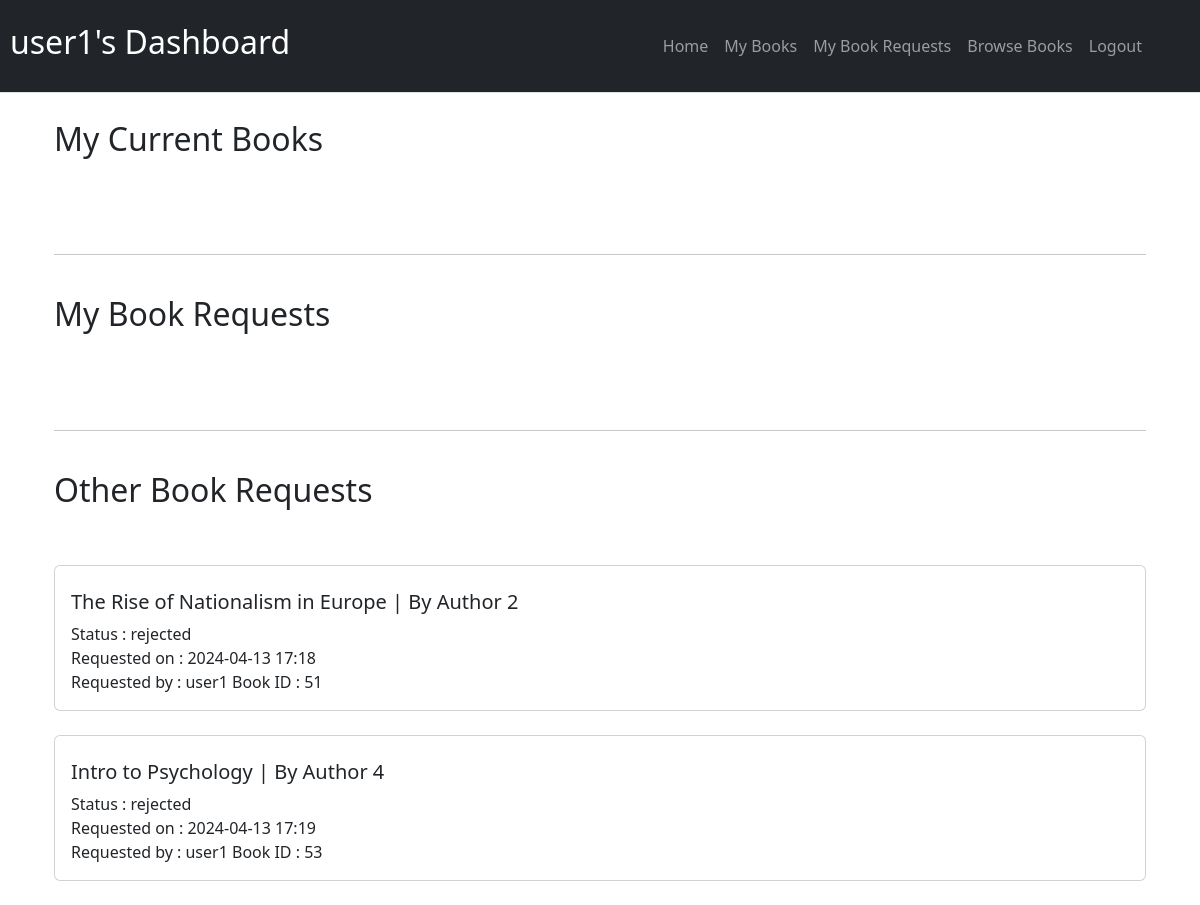
The page /userdash.html/1 on the database its author committed.
### tables this page shows
CREATE TABLE users (
    UserID INTEGER PRIMARY KEY AUTOINCREMENT,
    name TEXT NOT NULL,
    password TEXT NOT NULL,
    UserType TEXT CHECK(UserType IN ('Librarian', 'General User')) NOT NULL
, "LoggedIn" text NOT NULL DEFAULT 'False');

CREATE TABLE Books (
    BookID INTEGER PRIMARY KEY AUTOINCREMENT,
    SectionID INTEGER,
    name TEXT NOT NULL,
    Content TEXT,
    Author TEXT,
    FOREIGN KEY (SectionID) REFERENCES Sections(SectionID)
);

CREATE TABLE BookRequests (
    id INTEGER PRIMARY KEY,
    user_id INTEGER,
    book_id INTEGER,
    request_date TIMESTAMP DEFAULT CURRENT_TIMESTAMP,
    return_date TIMESTAMP,
    status TEXT,
    FOREIGN KEY (user_id) REFERENCES Users(id),
    FOREIGN KEY (book_id) REFERENCES Books(id)
);

### app.py (the view)
@app.route('/userdash.html/<int:user_id>')
def user_books(user_id):
    connec = sqlite3.connect('librarydata.db')
    cursor = connec.cursor()
    results=cursor.execute("SELECT name FROM users WHERE UserID=? AND UserType='General User' ",(user_id,)).fetchone()
    if results==None:
            message = "Wrong Credentials, try again"
            flash(message,"info")
            return redirect(url_for('userlogin'))
    name=results[0]
    return_date=cursor.execute("SELECT return_date FROM BookRequests WHERE status='issued' AND user_id=?",(user_id,)).fetchone()
    if return_date is not None:
        return_date=return_date[0]
        return_date = datetime.strptime(return_date, '%Y-%m-%d %H:%M:%S.%f')
        diff = return_date - datetime.now()
        days_left = diff.days
    else:
        days_left = 0
    if days_left==0:
        cursor.execute("DELETE FROM User_Books WHERE UserID=? AND DueDate=?",(user_id,return_date))
        cursor.execute("UPDATE BookRequests SET status='revoked' WHERE user_id=? AND return_date=?",(user_id,return_date))
    userbooksinfo = cursor.execute("""
        SELECT b.BookID, b.name, b.Author, br.request_date, br.return_date, u.name,br.id,u.UserID
        FROM BookRequests br
        INNER JOIN Users u ON br.user_id = u.UserID
        INNER JOIN Books b ON br.book_id = b.BookID
        WHERE (br.status='issued'
        AND ?>0
        AND br.user_id=?)
    """,(days_left,user_id,)).fetchall()
    requested_booksinfo = cursor.execute("""
        SELECT b.BookID, b.name, b.Author, br.request_date, br.return_date, u.name,br.status,br.id
        FROM BookRequests br
        INNER JOIN Users u ON br.user_id = u.UserID
        INNER JOIN Books b ON br.book_id = b.BookID
        WHERE (br.status='pending'
        AND br.user_id=?)
    """,(user_id,)).fetchall()
    other_requests=cursor.execute("""
        SELECT b.BookID, b.name, b.Author, br.request_date, br.return_date, u.name,br.status
        FROM BookRequests br
        INNER JOIN Users u ON br.user_id = u.UserID
        INNER JOIN Books b ON br.book_id = b.BookID
        WHERE ((br.status='rejected'
        OR br.status='revoked'
        OR br.status='returned')
        AND br.user_id=?)""",(user_id,)).fetchall()
    connec.close()
    return render_template("userdash.html",userbooksinfo=userbooksinfo,requested_booksinfo=requested_booksinfo,other_requests=other_requests,name=name,user_id=user_id)

### templates/userdash.html (shortened to what this page needs)
<!DOCTYPE html>
<html lang="en">
  <head>
    <link href="https://cdn.jsdelivr.net/npm/bootstrap@5.3.3/dist/css/bootstrap.min.css" rel="stylesheet">
  </head>
  <body>
    <div class="container">
      <nav class="navbar navbar-expand-md navbar-dark fixed-top bg-dark border-bottom">
        <a class="navbar-brand" href="#" style="margin: 10px;"><h2>{{name}}'s Dashboard</h2></a>
        <ul class="navbar-nav ms-auto order-5" style="margin-right: 25px;">
          <li class="nav-item">
            <a class="nav-link" href="{{url_for('user_books',user_id=user_id)}}"
              >Home</a
            >
          </li>
          <li class="nav-item">
            <a class="nav-link" href="#mybooks">My Books</a>
          </li>
          <li class="nav-item">
            <a class="nav-link" href="#bookrequests">My Book Requests</a>
          </li>
          <li class="nav-item">
            <a class="nav-link" href="{{url_for('browsebooks')}}">Browse Books</a>
          </li>
          <li class="nav-item">
            <form action="/logout" method="post">
              <button class="nav-link" type="submit" style="margin-right: 25px">Logout</button>
            </form>
          </li>
        </ul>
      </nav>
      <div class="container" style="margin-top:120px">
        <h2 id="mybooks">My Current Books</h2><br><br>
        <br><hr><br>
        <h2 id="bookrequests">My Book Requests</h2><br><br>
        <br><hr><br>
        <h2 id="bookrequests">Other Book Requests</h2><br><br>
        {%for b in range(other_requests | length)%}
        <div class="card">
          <div class="card-body">
            <h6 class="card-text">
              <h5>
                {{other_requests[b][1]}} | By {{other_requests[b][2]}} <br>
              </h5>
              Status : {{other_requests[b][6]}} <br>
              Requested on : {{other_requests[b][3][0:16]}} <br>
              Requested by : {{other_requests[b][5]}}
              Book ID : {{other_requests[b][0]}} <br>
            </h6>
          </div>
        </div>
        <br />
        {%endfor%}
      </div>
    </div>
  </body>
</html>

### rows shown on the page
users: name "user1", name "user1" "user1"
Books: name "The Rise of Nationalism in Europe", Author "Author 2", BookID "51"
BookRequests: status "rejected", request_date "2024-04-13 17:18"
Books: name "Intro to Psychology", Author "Author 4", BookID "53"
BookRequests: status "rejected", request_date "2024-04-13 17:19"
